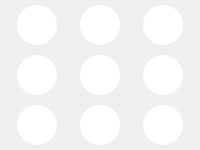
           <widget class="QFrame" name="frame_7">
            <property name="frameShape">
             <enum>QFrame::NoFrame</enum>
            </property>
            <property name="frameShadow">
             <enum>QFrame::Raised</enum>
            </property>
            <layout class="QGridLayout" name="gridLayout_4">
             <property name="leftMargin">
              <number>0</number>
             </property>
             <property name="topMargin">
              <number>0</number>
             </property>
             <property name="rightMargin">
              <number>0</number>
             </property>
             <property name="bottomMargin">
              <number>0</number>
             </property>
             <property name="spacing">
              <number>0</number>
             </property>
             <item row="1" column="0">
              <widget class="QFrame" name="frame_16">
               <property name="minimumSize">
                <size>
                 <width>0</width>
                 <height>50</height>
                </size>
               </property>
               <property name="sizeIncrement">
                <size>
                 <width>0</width>
                 <height>50</height>
                </size>
               </property>
               <property name="frameShape">
                <enum>QFrame::NoFrame</enum>
               </property>
               <property name="frameShadow">
                <enum>QFrame::Raised</enum>
               </property>
               <layout class="QGridLayout" name="gridLayout_15">
                <property name="leftMargin">
                 <number>0</number>
                </property>
                <property name="topMargin">
                 <number>0</number>
                </property>
                <property name="rightMargin">
                 <number>0</number>
                </property>
                <property name="bottomMargin">
                 <number>0</number>
                </property>
                <item row="0" column="0">
                 <widget class="QPushButton" name="pushButton_55">
                  <property name="minimumSize">
                   <size>
                    <width>40</width>
                    <height>40</height>
                   </size>
                  </property>
                  <property name="maximumSize">
                   <size>
                    <width>40</width>
                    <height>40</height>
                   </size>
                  </property>
                  <property name="sizeIncrement">
                   <size>
                    <width>40</width>
                    <height>40</height>
                   </size>
                  </property>
                  <property name="styleSheet">
                   <string notr="true">background-color: white;
border-radius:20px;</string>
                  </property>
                  <property name="text">
                   <string/>
                  </property>
                 </widget>
                </item>
                <item row="0" column="1">
                 <widget class="QPushButton" name="pushButton_56">
                  <property name="minimumSize">
                   <size>
                    <width>40</width>
                    <height>40</height>
                   </size>
                  </property>
                  <property name="maximumSize">
                   <size>
                    <width>40</width>
                    <height>40</height>
                   </size>
                  </property>
                  <property name="sizeIncrement">
                   <size>
                    <width>40</width>
                    <height>40</height>
                   </size>
                  </property>
                  <property name="styleSheet">
                   <string notr="true">background-color: white;
border-radius:20px;</string>
                  </property>
                  <property name="text">
                   <string/>
                  </property>
                 </widget>
                </item>
                <item row="0" column="2">
                 <widget class="QPushButton" name="pushButton_57">
                  <property name="minimumSize">
                   <size>
                    <width>40</width>
                    <height>40</height>
                   </size>
                  </property>
                  <property name="maximumSize">
                   <size>
                    <width>40</width>
                    <height>40</height>
                   </size>
                  </property>
                  <property name="sizeIncrement">
                   <size>
                    <width>40</width>
                    <height>40</height>
                   </size>
                  </property>
                  <property name="styleSheet">
                   <string notr="true">background-color: white;
border-radius:20px;</string>
                  </property>
                  <property name="text">
                   <string/>
                  </property>
                 </widget>
                </item>
               </layout>
              </widget>
             </item>
             <item row="0" column="0">
              <widget class="QFrame" name="frame_15">
               <property name="minimumSize">
                <size>
                 <width>0</width>
                 <height>50</height>
                </size>
               </property>
               <property name="sizeIncrement">
                <size>
                 <width>0</width>
                 <height>50</height>
                </size>
               </property>
               <property name="frameShape">
                <enum>QFrame::NoFrame</enum>
               </property>
               <property name="frameShadow">
                <enum>QFrame::Raised</enum>
               </property>
               <layout class="QGridLayout" name="gridLayout_14">
                <property name="leftMargin">
                 <number>0</number>
                </property>
                <property name="topMargin">
                 <number>0</number>
                </property>
                <property name="rightMargin">
                 <number>0</number>
                </property>
                <property name="bottomMargin">
                 <number>0</number>
                </property>
                <item row="0" column="0">
                 <widget class="QPushButton" name="pushButton_52">
                  <property name="minimumSize">
                   <size>
                    <width>40</width>
                    <height>40</height>
                   </size>
                  </property>
                  <property name="maximumSize">
                   <size>
                    <width>40</width>
                    <height>40</height>
                   </size>
                  </property>
                  <property name="sizeIncrement">
                   <size>
                    <width>40</width>
                    <height>40</height>
                   </size>
                  </property>
                  <property name="styleSheet">
                   <string notr="true">background-color: white;
border-radius:20px;</string>
                  </property>
                  <property name="text">
                   <string/>
                  </property>
                 </widget>
                </item>
                <item row="0" column="1">
                 <widget class="QPushButton" name="pushButton_53">
                  <property name="minimumSize">
                   <size>
                    <width>40</width>
                    <height>40</height>
                   </size>
                  </property>
                  <property name="maximumSize">
                   <size>
                    <width>40</width>
                    <height>40</height>
                   </size>
                  </property>
                  <property name="sizeIncrement">
                   <size>
                    <width>40</width>
                    <height>40</height>
                   </size>
                  </property>
                  <property name="styleSheet">
                   <string notr="true">background-color: white;
border-radius:20px;</string>
                  </property>
                  <property name="text">
                   <string/>
                  </property>
                 </widget>
                </item>
                <item row="0" column="2">
                 <widget class="QPushButton" name="pushButton_54">
                  <property name="minimumSize">
                   <size>
                    <width>40</width>
                    <height>40</height>
                   </size>
                  </property>
                  <property name="maximumSize">
                   <size>
                    <width>40</width>
                    <height>40</height>
                   </size>
                  </property>
                  <property name="sizeIncrement">
                   <size>
                    <width>40</width>
                    <height>40</height>
                   </size>
                  </property>
                  <property name="styleSheet">
                   <string notr="true">background-color: white;
border-radius:20px;</string>
                  </property>
                  <property name="text">
                   <string/>
                  </property>
                 </widget>
                </item>
               </layout>
              </widget>
             </item>
             <item row="2" column="0">
              <widget class="QFrame" name="frame_17">
               <property name="minimumSize">
                <size>
                 <width>0</width>
                 <height>50</height>
                </size>
               </property>
               <property name="sizeIncrement">
                <size>
                 <width>0</width>
                 <height>50</height>
                </size>
               </property>
               <property name="frameShape">
                <enum>QFrame::NoFrame</enum>
               </property>
               <property name="frameShadow">
                <enum>QFrame::Raised</enum>
               </property>
               <layout class="QGridLayout" name="gridLayout_16">
                <property name="leftMargin">
                 <number>0</number>
                </property>
                <property name="topMargin">
                 <number>0</number>
                </property>
                <property name="rightMargin">
                 <number>0</number>
                </property>
                <property name="bottomMargin">
                 <number>0</number>
                </property>
                <item row="0" column="0">
                 <widget class="QPushButton" name="pushButton_58">
                  <property name="minimumSize">
                   <size>
                    <width>40</width>
                    <height>40</height>
                   </size>
                  </property>
                  <property name="maximumSize">
                   <size>
                    <width>40</width>
                    <height>40</height>
                   </size>
                  </property>
                  <property name="sizeIncrement">
                   <size>
                    <width>40</width>
                    <height>40</height>
                   </size>
                  </property>
                  <property name="styleSheet">
                   <string notr="true">background-color: white;
border-radius:20px;</string>
                  </property>
                  <property name="text">
                   <string/>
                  </property>
                 </widget>
                </item>
                <item row="0" column="1">
                 <widget class="QPushButton" name="pushButton_59">
                  <property name="minimumSize">
                   <size>
                    <width>40</width>
                    <height>40</height>
                   </size>
                  </property>
                  <property name="maximumSize">
                   <size>
                    <width>40</width>
                    <height>40</height>
                   </size>
                  </property>
                  <property name="sizeIncrement">
                   <size>
                    <width>40</width>
                    <height>40</height>
                   </size>
                  </property>
                  <property name="styleSheet">
                   <string notr="true">background-color: white;
border-radius:20px;</string>
                  </property>
                  <property name="text">
                   <string/>
                  </property>
                 </widget>
                </item>
                <item row="0" column="2">
                 <widget class="QPushButton" name="pushButton_60">
                  <property name="minimumSize">
                   <size>
                    <width>40</width>
                    <height>40</height>
                   </size>
                  </property>
                  <property name="maximumSize">
                   <size>
                    <width>40</width>
                    <height>40</height>
                   </size>
                  </property>
                  <property name="sizeIncrement">
                   <size>
                    <width>40</width>
                    <height>40</height>
                   </size>
                  </property>
                  <property name="styleSheet">
                   <string notr="true">background-color: white;
border-radius:20px;</string>
                  </property>
                  <property name="text">
                   <string/>
                  </property>
                 </widget>
                </item>
               </layout>
              </widget>
             </item>
            </layout>
           </widget>
